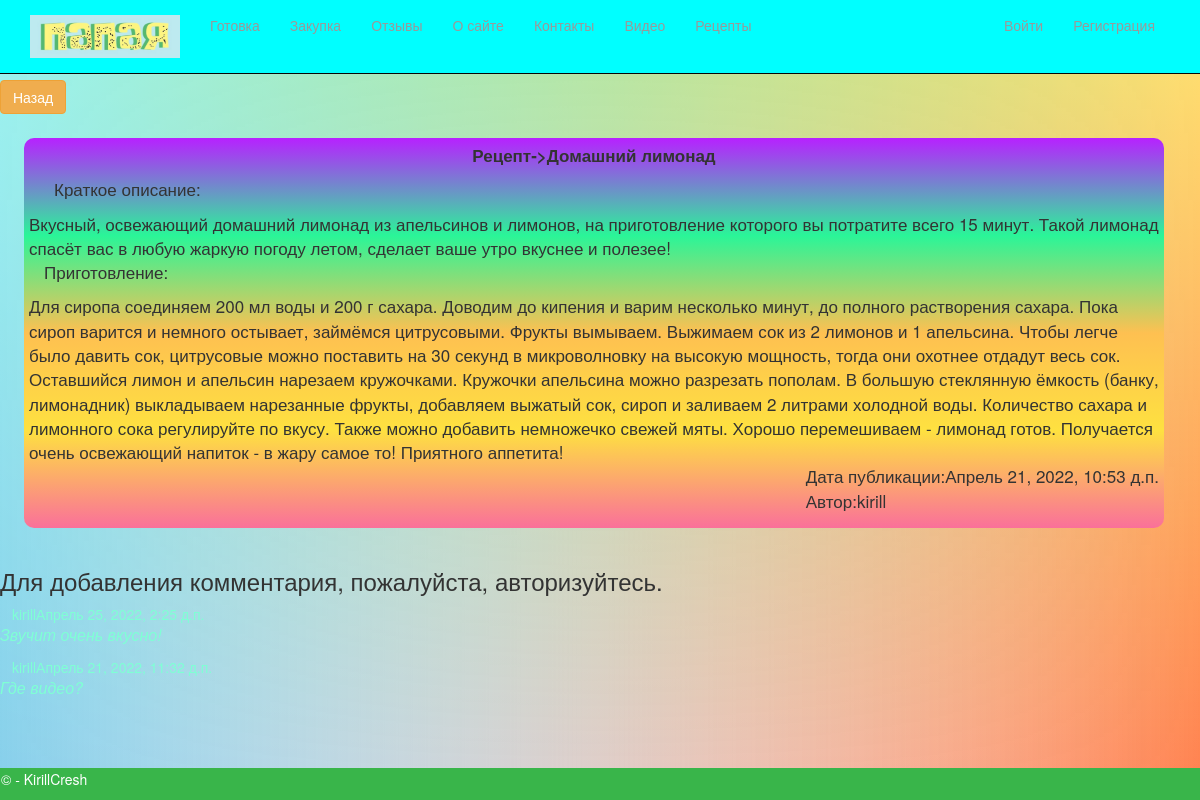
/1/, run on the app's committed database.
### app/models.py (models this page shows, shortened)
class Blog(models.Model):
    title = models.CharField(max_length = 80, unique_for_date = "posted", verbose_name = "Заголовок")
    description = models.TextField(verbose_name = "Краткое описание")
    content = models.TextField(verbose_name = "Полное содержание")
    posted = models.DateTimeField(default = datetime.now(), db_index = True, verbose_name = "Опубликована")
    author = models.ForeignKey(User, null=True, blank=True, on_delete = models.SET_NULL, verbose_name = "Автор")
    image = models.ImageField(upload_to='images/', default = 'default.jpg', verbose_name = "Путь к картинке")
    class Meta:
        db_table = "Блог"
        ordering = ["-posted"]
        verbose_name = "статья блога"
        verbose_name_plural = "статьи блога"

class Comment(models.Model):
    text = models.TextField(max_length=500)
    posted = models.DateTimeField(default=datetime.now(), verbose_name="Time published")
    author = models.ForeignKey(User, null=True, blank=True, on_delete=models.SET_NULL, verbose_name="Автор")
    post = models.ForeignKey(Blog, on_delete=models.CASCADE)

### app/views.py (the view, shortened to what this page needs)
# urls.py: path('<int:Blog_id>/', views.blog_itself, name='blog_itself'),
def blog_itself(request, Blog_id):
    comments = Comment.objects.order_by('-posted')
    blog = Blog.objects.get(pk=Blog_id)
    form = CommentForm()
    return render(request, 'app/blog_itself.html', {'blog': blog,
    'comments': comments,
    'form': form
    })

### app/templates/app/blog_itself.html (shortened to what this page needs)
﻿{% extends "app/layout.html" %}
{% load static %}
{% block content %}
<a class="btn btn-warning" href="{% url 'blogs' %}">Назад</a>
<div class="content" style="font-size:17px;">
    <p align="center">
        <b>
            Рецепт->{{ blog.title }}
        </b>
    </p>
    <p style="margin-left:25px;">
    Краткое описание:
    </p>{{ blog.description }}
    <br/>
    <p style="margin-left:15px;">
        Приготовление:
    </p>
    {{ blog.content }}
    <br/>
    <p style="display: flex; justify-content: right;">
        Дата публикации:{{ blog.posted }} <br/>
        Автор:{{ blog.author }}
    </p>
</div>
<br/>
{% if user.is_authenticated %}
<form method="POST" >
    {% csrf_token %}
    {{form.as_p}}
    <button type="submit" class="btn btn-success" > Отправить комментарий </button>
</form>
<div class="put_com" style="display: flex; justify-content: space-between; width: 96%; margin-left: 2%; margin-bottom: 2%;">
    <a style="font-size: 20px">Комменратии:</a>
</div>
{% else %}
    <h3> Для добавления комментария, пожалуйста, авторизуйтесь. </h3>
{% endif %}
{% if comments %}
{% for comment in comments %}
{% if comment in blog.comment_set.all %}
    <div class="block_com">
        <a style="margin: 1% 2% 0 1%; color: aquamarine">{{ comment.author }}{{ comment.posted }}</a>
        <a style="font-size: 16px; margin: 0 2% 1% 2%; color: aquamarine"><i>{{ comment.text|linebreaks }}</i></a>
    </div>
{% endif %}
{% endfor %}
{% else %}
    <p style="margin-left: 2%;">Здесь пока нет комментариев.</p>
{% endif %}
{% endblock %}

### app/static/app/content/site.css (style rules this page uses)
body { padding-top: 3%; padding-bottom: 20px; background-blend-mode: screen; background: linear-gradient(limegreen, transparent), linear-gradient(90deg, skyblue, transparent), linear-gradient(-90deg, coral, transparent); background-size: cover; background-position: center center; background-repeat: no-repeat; background-attachment: fixed; }
.content { width: 95%; padding: 5px; margin-top: 2%; margin-left: 2%; border-radius: 10px; background: linear-gradient(to bottom, #b721ff, #2af598, #fec051, #fee140, #fa709a); }

### data on the page
Blog: title "Домашний лимонад", description "Вкусный, освежающий домашний лимонад из апельсинов и лимонов, на приготовление которого вы потратите всего 15 минут. Такой лимонад спасёт вас в любую жаркую погоду летом, сделает ваше утро вкуснее и полезее!", content "Для сиропа соединяем 200 мл воды и 200 г сахара. Доводим до кипения и варим несколько минут, до полного растворения сахара. Пока сироп варится и немного остывает, займёмся цитрусовыми. Фрукты вымываем. Выжимаем сок из 2 лимонов и 1 апельсина. Чтобы легче было давить сок, цитрусовые можно поставить на 30 секунд в микроволновку на высокую мощность, тогда они охотнее отдадут весь сок. Оставшийся лимон и апельсин нарезаем кружочками. Кружочки апельсина можно разрезать пополам. В большую стеклянную ёмкость (банку, лимонадник) выкладываем нарезанные фрукты, добавляем выжатый сок, сироп и заливаем 2 литрами холодной воды. Количество сахара и лимонного сока регулируйте по вкусу. Также можно…", posted "Апрель 21, 2022, 10:53 д.п.", author "kirill"
Comment: text "Где видео?"
